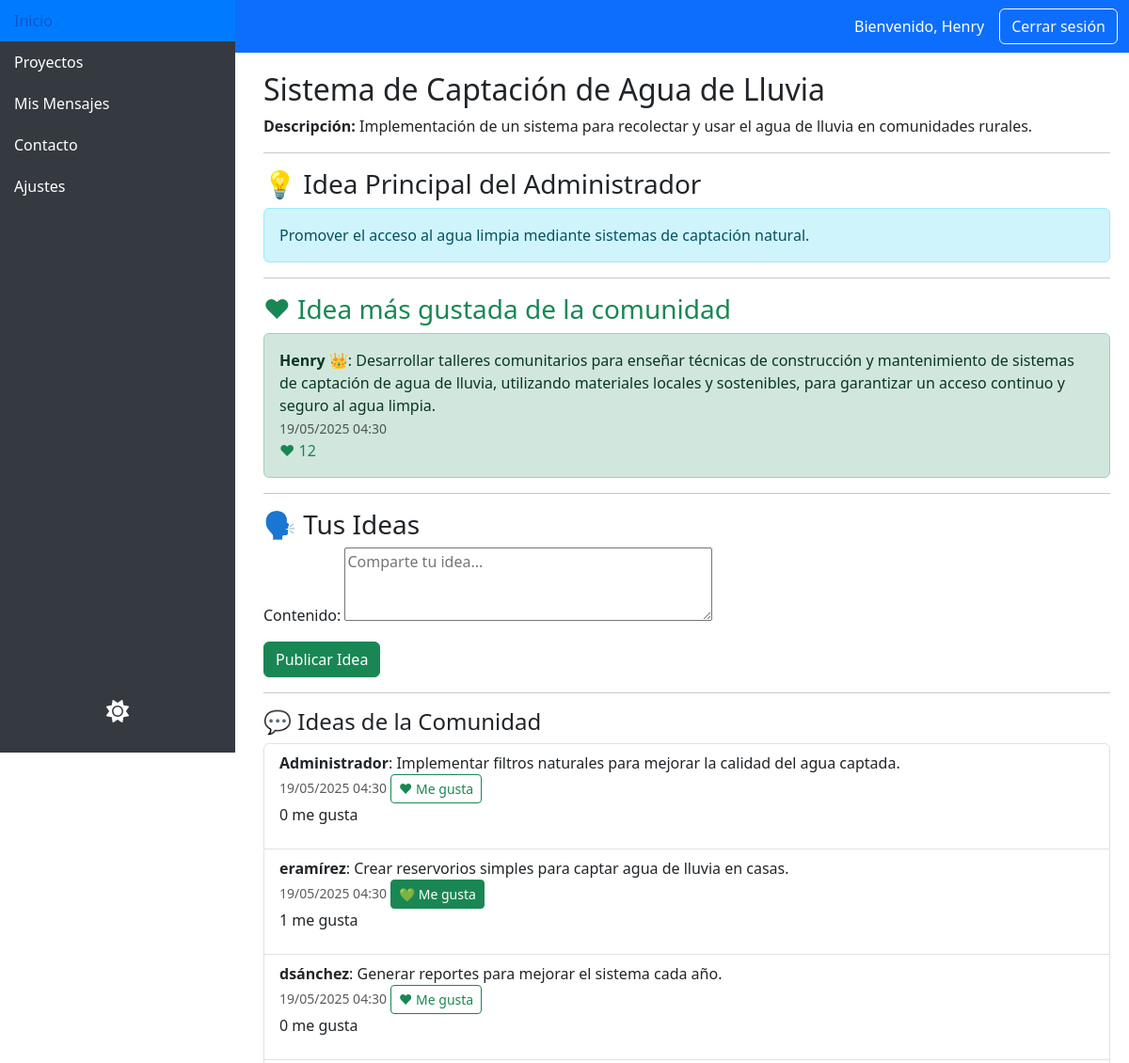
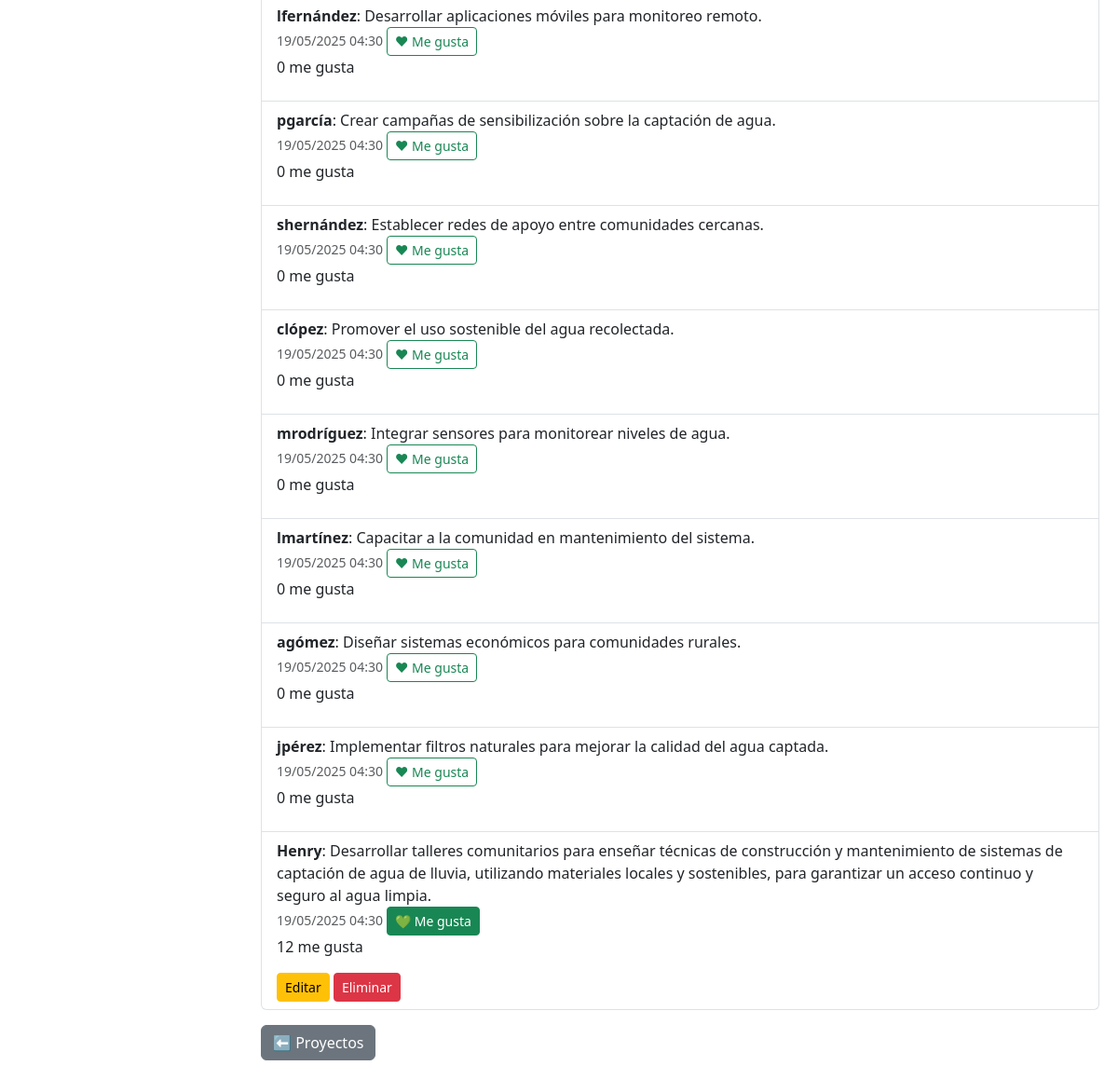
The page /proyectos/comunidad/usuario/7/ (signed in) on the database its author committed (2 pictures, top to bottom).
### agua/models.py (models this page shows, shortened)
class Proyecto(models.Model):
    nombre = models.CharField(max_length=100)
    descripcion = models.TextField()
    idea_principal = models.TextField(blank=True, null=True)
    creado_por = models.ForeignKey(User, on_delete=models.CASCADE, related_name='proyectos_creados')
    fecha_creacion = models.DateTimeField(auto_now_add=True)
    miembros = models.ManyToManyField(User, related_name='proyectos_unidos', blank=True)

class IdeaUsuario(models.Model):
    proyecto = models.ForeignKey(Proyecto, on_delete=models.CASCADE, related_name='ideas')
    usuario = models.ForeignKey(User, on_delete=models.CASCADE)
    contenido = models.TextField()
    fecha = models.DateTimeField(auto_now_add=True)
    me_gusta = models.ManyToManyField(User, related_name='me_gusta_ideas', blank=True)  # Relación de 'me gusta'

### agua/views.py (the view)
# urls.py: path('proyectos/comunidad/usuario/<int:proyecto_id>/', views.proyecto_comunidad_usuario, name='proyecto_comunidad_usuario'),
@login_required
def proyecto_comunidad_usuario(request, proyecto_id):
    proyecto = get_object_or_404(Proyecto, id=proyecto_id)
    if request.method == 'POST':
        form = IdeaUsuarioForm(request.POST)
        if form.is_valid():
            idea = form.save(commit=False)
            idea.usuario = request.user
            idea.proyecto = proyecto
            idea.save()
            return redirect('proyecto_comunidad_usuario', proyecto_id=proyecto.id)
    else:
        form = IdeaUsuarioForm()
    ideas = IdeaUsuario.objects.filter(proyecto=proyecto).order_by('-fecha')
    idea_mas_gustada = IdeaUsuario.objects.filter(proyecto=proyecto).annotate(
        total_me_gusta=Count('me_gusta')
    ).order_by('-total_me_gusta').first()
    context = {
        'proyecto': proyecto,
        'form': form,
        'ideas': ideas,
        'idea_mas_gustada': idea_mas_gustada,  # Pasamos la idea más gustada al contexto
    }
    return render(request, 'agua/proyecto_comunidad_usuario.html', context)

### agua/forms.py
class IdeaUsuarioForm(forms.ModelForm):
    class Meta:
        model = IdeaUsuario
        fields = ['contenido']
        widgets = {
            'contenido': forms.Textarea(attrs={'rows': 3, 'placeholder': 'Comparte tu idea...'})
        }

### agua/context_processors.py (called while the page is built)
def notificaciones_context(request):
    mensajes_no_respondidos = MensajeContacto.objects.filter(respondido=False).count()
    usuarios_no_leidos = UsuarioLeido.objects.filter(leido=False).count()
    return {
        'usuarios_no_leidos': usuarios_no_leidos,
        'mensajes_no_respondidos': mensajes_no_respondidos
    }

### agua/templates/agua/proyecto_comunidad_usuario.html (shortened to what this page needs)
{% extends 'agua/base_usuario.html' %}
{% block content %}
<h2>{{ proyecto.nombre }}</h2>
<p><strong>Descripción:</strong> {{ proyecto.descripcion }}</p>
<hr>
<h3>💡 Idea Principal del Administrador</h3>
<div class="alert alert-info">
    {{ proyecto.idea_principal|default:"El administrador aún no ha publicado una idea principal." }}
</div>
{% if idea_mas_gustada %}
    <hr>
    <h3 class="text-success">♥ Idea más gustada de la comunidad</h3>
    <div class="alert alert-success">
        <strong>{{ idea_mas_gustada.usuario.username }} 👑</strong>: {{ idea_mas_gustada.contenido }} <br>
        <small class="text-muted">{{ idea_mas_gustada.fecha|date:"d/m/Y H:i" }}</small><br>
        <span class="text-success">♥ {{ idea_mas_gustada.total_me_gusta|default:idea_mas_gustada.me_gusta.count }}</span>
    </div>
{% endif %}
{% if request.user in proyecto.miembros.all %}
    <hr>
    <h3>🗣 Tus Ideas</h3>
    <form method="post">
        {{ form.as_p }}
        <button type="submit" class="btn btn-success">Publicar Idea</button>
    </form>
    <hr>
    <h4>💬 Ideas de la Comunidad</h4>
    <ul class="list-group">
        {% for idea in ideas %}
            <li class="list-group-item">
                <strong>{{ idea.usuario.username }}</strong>: {{ idea.contenido }} <br>
                <small class="text-muted">{{ idea.fecha|date:"d/m/Y H:i" }}</small>
                {% if request.user in idea.me_gusta.all %}
                    <a href="{% url 'marcar_me_gusta' proyecto.id idea.id %}" class="btn btn-success btn-sm">💚 Me gusta</a>
                {% else %}
                    <a href="{% url 'marcar_me_gusta' proyecto.id idea.id %}" class="btn btn-outline-success btn-sm">♥ Me gusta</a>
                {% endif %}
                <p>{{ idea.total_me_gusta|default:idea.me_gusta.count }} me gusta</p>
                {% if idea.usuario == request.user %}
                    <div class="mt-1">
                        <a href="{% url 'editar_idea' proyecto.id idea.id %}" class="btn btn-sm btn-warning">Editar</a>
                        <button class="btn btn-sm btn-danger" onclick="eliminarIdea({{ proyecto.id }}, {{ idea.id }})">Eliminar</button>
                    </div>
                {% endif %}
            </li>
        {% empty %}
            <li class="list-group-item">Aún no hay ideas publicadas.</li>
        {% endfor %}
    </ul>
{% else %}
    <div class="alert alert-warning mt-4">
        ⚠️ Debes unirte a este proyecto para ver y publicar ideas.
    </div>
{% endif %}
<a href="{% url 'proyectos_disponibles' %}" class="btn btn-secondary mt-3">⬅ Proyectos</a>
{% endblock %}

### agua/templates/agua/base_usuario.html (shortened to what this page needs)
<!DOCTYPE html>
<html lang="es">
<head>
    <link href="https://cdn.jsdelivr.net/npm/bootstrap@5.3.0/dist/css/bootstrap.min.css" rel="stylesheet">
    <link href="https://cdnjs.cloudflare.com/ajax/libs/font-awesome/6.0.0-beta3/css/all.min.css" rel="stylesheet">
</head>
<body>
    <nav class="navbar navbar-expand-lg navbar-dark bg-primary">
        <div class="container-fluid">
            <a class="navbar-brand" href="{% url 'panel_usuario' %}">Usuario ODS 6</a>
            <div class="d-flex align-items-center ms-auto">
                <span class="text-white me-3">Bienvenido, {{ user.username }}</span>
                <a href="{% url 'logout' %}" class="btn btn-outline-light">Cerrar sesión</a>
            </div>
        </div>
    </nav>
    <div class="sidebar">
        <ul class="nav flex-column">
            <li class="nav-item">
                <a href="{% url 'panel_usuario' %}" class="nav-link">Inicio</a>
            </li>
            <li class="nav-item">
                <a href="{% url 'proyectos_disponibles' %}" class="nav-link">Proyectos</a>
            </li>
            <li class="nav-item">
                <a href="{% url 'mis_mensajes' %}" class="nav-link">Mis Mensajes</a>
            </li>
            <li class="nav-item">
                <a href="{% url 'contacto_usuario' %}" class="nav-link">Contacto</a>
            </li>
            <li class="nav-item">
                <a href="{% url 'ajustes_usuario' %}" class="nav-link">Ajustes</a>
            </li>
        </ul>
        <button id="toggle-dark-mode" class="btn">
            <i id="mode-icon" class="fas fa-sun"></i>
        </button>
    </div>
    <div class="content-wrapper">
        {% block content %}{% endblock %}
    </div>
</body>
</html>

### agua/templates/agua/base_usuario.html (style rules this page uses)
.sidebar { height: 100vh; position: fixed; top: 0; left: 0; width: 250px; background-color: #343a40; color: white; padding-bottom: 20px; }
.sidebar a { color: white; padding: 10px 15px; display: block; text-decoration: none; }
.content-wrapper { margin-left: 260px; padding: 20px; }
#toggle-dark-mode { position: absolute; bottom: 20px; left: 50%; transform: translateX(-50%); background: none; border: none; color: white; font-size: 24px; cursor: pointer; }

### rows shown on the page
Proyecto: nombre "Sistema de Captación de Agua de Lluvia", descripcion "Implementación de un sistema para recolectar y usar el agua de lluvia en comunidades rurales.", idea_principal "Promover el acceso al agua limpia mediante sistemas de captación natural."
IdeaUsuario: usuario.username "Henry", contenido "Desarrollar talleres comunitarios para enseñar técnicas de construcción y mantenimiento de sistemas de captación de agua de lluvia, utilizando materiales locales y sostenibles, para garantizar un acceso continuo y seguro al agua limpia.", fecha "19/05/2025 04:30", total_me_gusta "12", shows "💚 Me gusta"
IdeaUsuario: usuario.username "Administrador", contenido "Implementar filtros naturales para mejorar la calidad del agua captada.", fecha "19/05/2025 04:30", shows "♥ Me gusta", total_me_gusta "0"
IdeaUsuario: usuario.username "eramírez", contenido "Crear reservorios simples para captar agua de lluvia en casas.", fecha "19/05/2025 04:30", shows "💚 Me gusta", total_me_gusta "1"
IdeaUsuario: usuario.username "dsánchez", contenido "Generar reportes para mejorar el sistema cada año.", fecha "19/05/2025 04:30", shows "♥ Me gusta", total_me_gusta "0"
IdeaUsuario: usuario.username "lfernández", contenido "Desarrollar aplicaciones móviles para monitoreo remoto.", fecha "19/05/2025 04:30", shows "♥ Me gusta", total_me_gusta "0"
IdeaUsuario: usuario.username "pgarcía", contenido "Crear campañas de sensibilización sobre la captación de agua.", fecha "19/05/2025 04:30", shows "♥ Me gusta", total_me_gusta "0"
IdeaUsuario: usuario.username "shernández", contenido "Establecer redes de apoyo entre comunidades cercanas.", fecha "19/05/2025 04:30", shows "♥ Me gusta", total_me_gusta "0"
IdeaUsuario: usuario.username "clópez", contenido "Promover el uso sostenible del agua recolectada.", fecha "19/05/2025 04:30", shows "♥ Me gusta", total_me_gusta "0"
IdeaUsuario: usuario.username "mrodríguez", contenido "Integrar sensores para monitorear niveles de agua.", fecha "19/05/2025 04:30", shows "♥ Me gusta", total_me_gusta "0"
IdeaUsuario: usuario.username "lmartínez", contenido "Capacitar a la comunidad en mantenimiento del sistema.", fecha "19/05/2025 04:30", shows "♥ Me gusta", total_me_gusta "0"
IdeaUsuario: usuario.username "agómez", contenido "Diseñar sistemas económicos para comunidades rurales.", fecha "19/05/2025 04:30", shows "♥ Me gusta", total_me_gusta "0"
IdeaUsuario: usuario.username "jpérez", contenido "Implementar filtros naturales para mejorar la calidad del agua captada.", fecha "19/05/2025 04:30", shows "♥ Me gusta", total_me_gusta "0"

### other values the page prints
{{ user.username }} "Henry"
